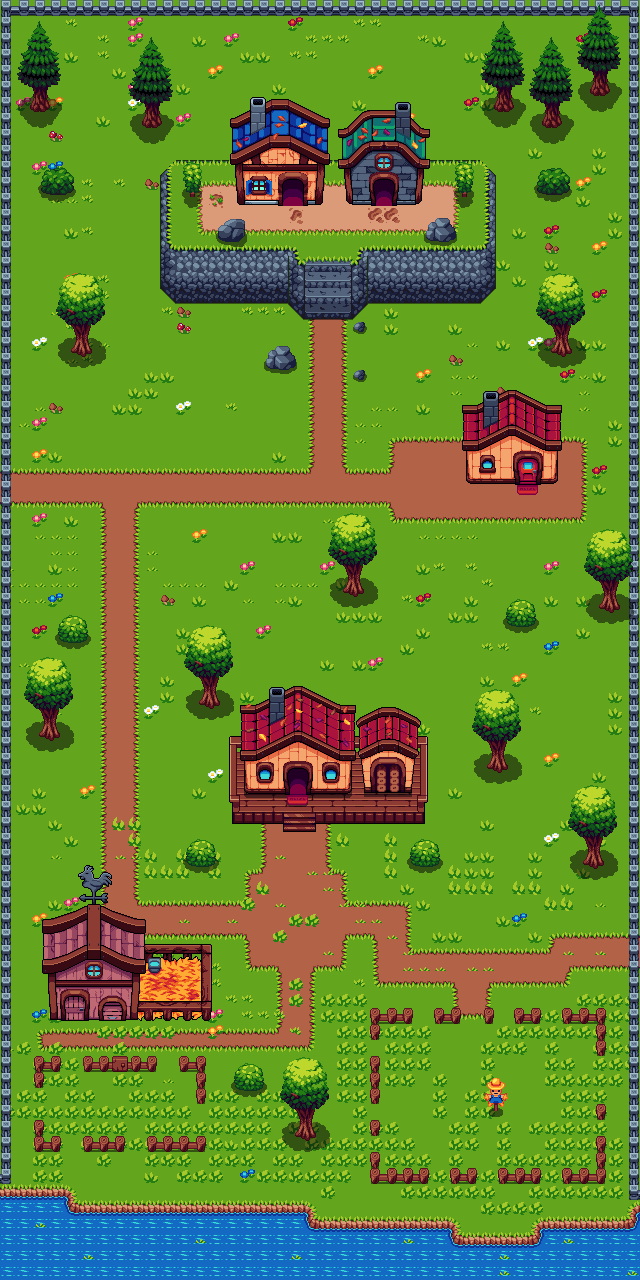

Rendered tile map (Tiled .tmx) drawn with the repository's tilesets; below, a short description and the map source with its tile grids summarised:
An orthogonal 40x80 tile map with 16x16 px tiles, 6 tile layers (Capa suelo, Capa de plantas, capa valla, capa montaña, ...), 4 tilesets and 159 objects.

<map version="1.10" tiledversion="1.10.2" orientation="orthogonal" renderorder="right-down" width="40" height="80" tilewidth="16" tileheight="16" infinite="0" nextlayerid="11" nextobjectid="425">
 <tileset firstgid="1" source="tilemap_summer.tsx" />
 <tileset firstgid="267" source="buildings_all.tsx" />
 <tileset firstgid="9426" source="tileset_enviorement_summer.tsx" />
 <tileset firstgid="9951" source="scarecrow.tsx" />
 <layer id="1" name="Capa suelo" width="40" height="80">
  <data>[3200 cells, 3200 non-empty, 22 distinct tile ids]</data>
 </layer>
 <layer id="4" name="Capa de plantas" width="40" height="80">
  <data>[3200 cells, 604 non-empty, 12 distinct tile ids]</data>
 </layer>
 <layer id="5" name="capa valla" width="40" height="80">
  <data>[3200 cells, 243 non-empty, 19 distinct tile ids]</data>
 </layer>
 <layer id="6" name="capa montaña" width="40" height="80">
  <data>[3200 cells, 194 non-empty, 53 distinct tile ids]</data>
 </layer>
 <layer id="8" name="capa arboles" width="40" height="80">
  <data>[3200 cells, 465 non-empty, 98 distinct tile ids]</data>
 </layer>
 <layer id="3" name="Capa casas" width="40" height="80">
  <data>[3200 cells, 409 non-empty, 409 distinct tile ids]</data>
 </layer>
 <objectgroup id="10" name="colisiones">
  <object id="195" x="5" y="2" width="634" height="13" />
  <object id="196" x="544.333" y="1217.33" width="97" height="64.3333" />
  <object id="197" x="429.333" y="1233.33" width="117" height="46.6667" />
  <object id="198" x="291.667" y="1219" width="161" height="62" />
  <object id="199" x="62" y="1201.67" width="240.333" height="80.3333" />
  <object id="203" x="0.666667" y="1192" width="70" height="90.3333" />
  <object id="204" x="82.6667" y="1136.33" width="43" height="15.6667" />
  <object id="205" x="147" y="1135.67" width="58.6667" height="16.6667" />
  <object id="206" x="178.667" y="1056" width="26.6667" height="16.6667" />
  <object id="207" x="196.333" y="1071" width="9.33333" height="32.6667" />
  <object id="208" x="83" y="1055.67" width="74" height="15.6667" />
  <object id="209" x="34" y="1120" width="9.66667" height="32" />
  <object id="210" x="39.6667" y="1136" width="20.6667" height="15.3333" />
  <object id="211" x="32.6667" y="1055.67" width="11.3333" height="32.6667" />
  <object id="212" x="32.6667" y="1055.67" width="28" height="16.6667" />
  <object id="213" x="562.667" y="1008" width="42.3333" height="16.3333" />
  <object id="218" x="593.667" y="1019.33" width="12.3333" height="36.6667" />
  <object id="219" x="513.667" y="1007" width="27.3333" height="17.6667" />
  <object id="220" x="596" y="1104" width="10" height="16" />
  <object id="221" x="595.333" y="1136" width="10.3333" height="48" />
  <object id="222" x="561.667" y="1168" width="44" height="16" />
  <object id="223" x="498" y="1168.67" width="42.6667" height="15.3333" />
  <object id="226" x="449.667" y="1168" width="27.3333" height="15.3333" />
  <object id="227" x="370" y="1168" width="58.6667" height="15.3333" />
  <object id="229" x="369.667" y="1152" width="11.3333" height="31.6667" />
  <object id="232" x="370" y="1120.25" width="9.625" height="15.75" />
  <object id="234" x="370.125" y="1056.25" width="9.625" height="46.75" />
  <object id="236" x="370" y="1008" width="10.25" height="32" />
  <object id="237" x="370" y="1008" width="43.125" height="16.25" />
  <object id="238" x="433.875" y="1007.88" width="26.375" height="16.125" />
  <object id="239" x="457.75" y="1007.88" width="3.125" height="16.25" />
  <object id="240" x="483.667" y="1008.33" width="10.3333" height="15.3333" />
  <object id="291" x="629" y="-8" width="15.5" height="1208.5" />
  <object id="292" x="-16.5" y="-13" width="28.5" height="1198.5" />
  <object id="293" x="234" y="813.5" width="48" height="10" />
  <object id="294" x="317.5" y="814" width="107" height="9.5" />
  <object id="295" x="416" y="737.5" width="9" height="76.5" />
  <object id="296" x="230.5" y="737.5" width="10" height="76.5" />
  <object id="298" x="229.5" y="736.5" width="197.5" height="17" />
  <object id="299" x="245.5" y="758.5" width="105" height="33.5" />
  <object id="300" x="365" y="760.5" width="46" height="33.5" />
  <object id="301" x="485.5" y="170.5" width="9.5" height="119.5" />
  <object id="302" x="367" y="250" width="114.5" height="54" />
  <object id="303" x="479.5" y="248" width="7.5" height="50" />
  <object id="305" x="480.5" y="247" width="9" height="46.5" />
  <object id="306" x="356" y="259" width="6.5" height="49" />
  <object id="307" x="362" y="250.5" width="5" height="56" />
  <object id="308" x="351.5" y="263.5" width="8.5" height="47.5" />
  <object id="309" x="351.5" y="304" width="6" height="10" />
  <object id="310" x="351.5" y="310" width="3" height="6" />
  <object id="311" x="290" y="249" width="4" height="57" />
  <object id="312" x="300" y="263.5" width="5" height="55.5" />
  <object id="313" x="294.5" y="257.5" width="7" height="54" />
  <object id="314" x="169.5" y="249.5" width="122" height="53" />
  <object id="315" x="165.5" y="245.5" width="12" height="47.5" />
  <object id="316" x="161" y="170" width="5.5" height="119.5" />
  <object id="317" x="238" y="163" width="85.5" height="41.5" />
  <object id="318" x="344.5" y="163.5" width="76.5" height="39" />
  <object id="319" x="176" y="160.5" width="306" height="3" />
  <object id="320" x="482.5" y="164" width="5.5" height="6" />
  <object id="322" x="166" y="165.5" width="4" height="4.5" />
  <object id="324" x="169" y="162.5" width="7" height="3.5" />
  <object id="325" x="34.25" y="96.25" width="13" height="14.5" />
  <object id="326" x="145.75" y="114.25" width="14.5" height="12.75" />
  <object id="327" x="44.5" y="178" width="27.75" height="15" />
  <object id="328" x="77.5" y="336.75" width="9.75" height="17" />
  <object id="329" x="73.25" y="345" width="6.5" height="7.5" />
  <object id="330" x="45.75" y="720.5" width="9.75" height="17.25" />
  <object id="331" x="54.75" y="729.75" width="3.5" height="8" />
  <object id="332" x="42.25" y="730" width="5" height="6.75" />
  <object id="333" x="59.5" y="625.5" width="27.25" height="16.5" />
  <object id="334" x="205.75" y="688.25" width="10" height="18.5" />
  <object id="335" x="214" y="698" width="5" height="8" />
  <object id="336" x="201.5" y="697.5" width="5.25" height="7.25" />
  <object id="337" x="190" y="847" width="23.5" height="17.5" />
  <object id="338" x="493.818" y="1098.18" width="3.27273" height="13.6364" />
  <object id="339" x="489.273" y="1101.27" width="14" height="5.45455" />
  <object id="340" x="237.25" y="1072" width="24.5" height="17.5" />
  <object id="341" x="300.75" y="1117.5" width="10.25" height="21.5" />
  <object id="342" x="297.25" y="1130.5" width="3.75" height="5.25" />
  <object id="343" x="311" y="1130.75" width="1" height="0.25" />
  <object id="344" x="308.5" y="1129.75" width="5.75" height="8" />
  <object id="345" x="413" y="848" width="25" height="17.5" />
  <object id="346" x="493" y="751" width="9.5" height="19" />
  <object id="347" x="501.5" y="763" width="5" height="5.5" />
  <object id="348" x="491" y="764.5" width="2.5" height="2.5" />
  <object id="349" x="489.5" y="761.5" width="6" height="6.5" />
  <object id="350" x="590" y="847.5" width="9.5" height="18" />
  <object id="351" x="598.5" y="859" width="5" height="7.5" />
  <object id="352" x="584" y="861" width="9.5" height="2.5" />
  <object id="353" x="586" y="856" width="5" height="5.5" />
  <object id="354" x="605.5" y="594" width="9.5" height="15.5" />
  <object id="355" x="615" y="600" width="3" height="9.5" />
  <object id="356" x="614.5" y="600" width="0.5" />
  <object id="357" x="601" y="601.5" width="5.5" height="6" />
  <object id="358" x="349.5" y="577" width="11.5" height="17" />
  <object id="359" x="344.5" y="586.5" width="6.5" height="5.5" />
  </objectgroup>
</map>
<!-- 62 of 159 objects omitted -->
